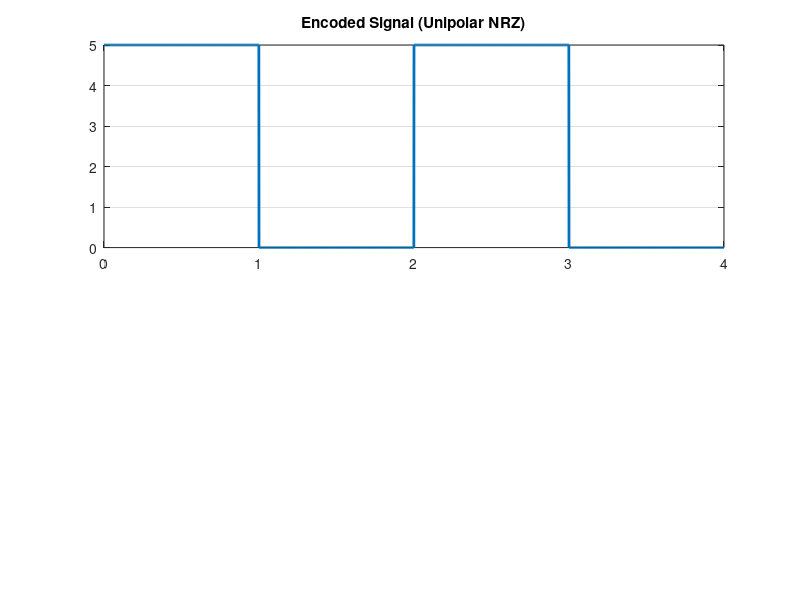

This figure's MATLAB source:
clc;
close all;
clear all;

bits = [1 0 1 0];
%bits = input('Input a bit seqence in the format [a1 a2 a3 a4]: ');
bitrate = 1;
n = 1000;
T = length(bits)/bitrate;
N = length(bits)*n;
dt = T/N;
t = 0:dt:T-dt;

%Encoding
x = zeros(1, length(t));
for i = 1:length(bits)
    if(bits(i) == 1)
        x((i-1)*n +1: i*n) = 5;
    else
        x((i-1)*n +1: i*n) = 0;
    end
end

subplot(2,1,1);
plot(t,x, 'Linewidth', 2);
ylim([0, 5]);
title('Encoded Signal (Unipolar NRZ)');
grid on;

%Decoding
y = zeros(1, length(x)/n);
for i=1:length(y)
    if x(((i-1)*n)+1) == 5
        y(i) = 1;
    end
end
disp(y);
